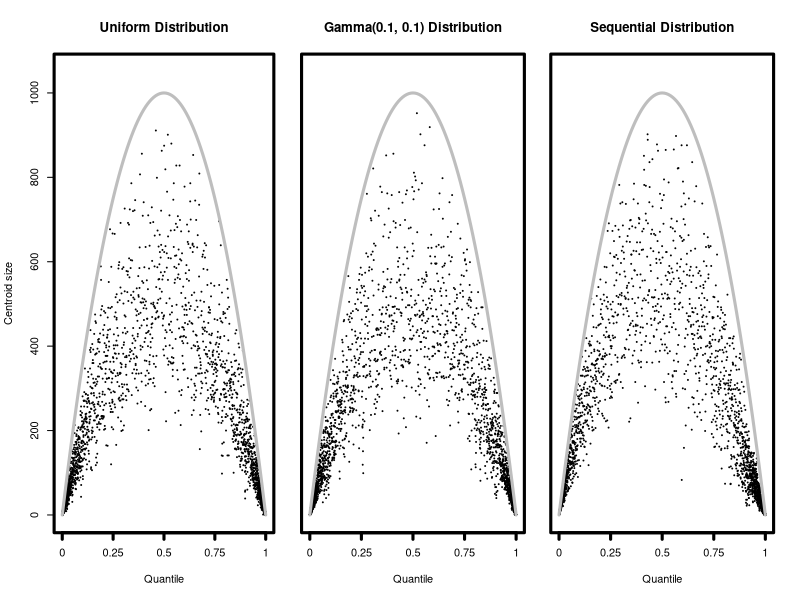

Reproduce this figure in R.
data = read.delim("sizes.csv")

plotGraph = function(tag, title='', showY=T) {
  n = max(data[data$tag == tag, ]$i)
  i = 1:n
  n2 = n/2

  if (showY) {
    yaxt = 's'
  } else {
    yaxt = 'n'
  }

  plot(actual~q, data[data$tag == tag,], cex=0.2, xaxt='n', xlim=c(0,1), ylim=c(0,1050), xlab='Quantile',
       ylab='Centroid size', yaxt=yaxt)
  title(title)
  box(lwd=3)
  axis(side=1, at=c(0,0.25, 0.5, 0.75, 1), labels=c(0.0,0.25,0.5,0.75, 1.0), lwd=3)

  q = seq(0,1,by=0.01)
  lines(q, 1000*4*q*(1-q), lwd=3, col='gray')
}

png("sizes.png", width=1800, height=700, pointsize=36)
layout(matrix(c(1,2,3), 1, 3, byrow=T), widths=c(1.21,1,1))
plotGraph("uniform", title="Uniform Distribution", T)
old = par(mar=c(5.1,0,4.1,2))
plotGraph("gamma", title="Gamma(0.1, 0.1) Distribution", F)
plotGraph("sequential", title="Sequential Distribution", F)
par(old)
  dev.off()
#plotGraph("mixture", title="Mixture Distribution")
